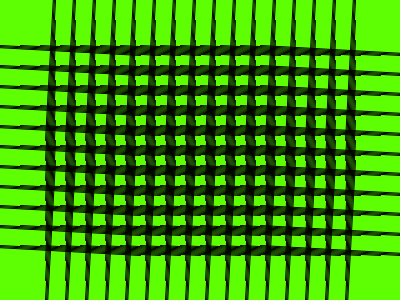
Frame 1 (no input)
Frame 60 (the mouse pressed at the canvas centre just before this capture): identical to frame 1, image omitted
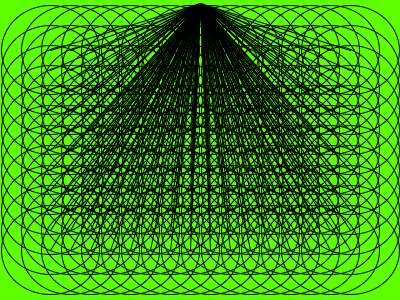
Frame 120 (the mouse held since frame 60 and released just before this capture)

The Processing sketch that drew these frames (run headless with seeded random() and noise(); from frame 60 on, the mouse is pressed at the canvas centre):

// Processing sketch: processing_57160
// ── processing_57160.pde

int option = 1;

void setup() {

size(400, 300);

smooth();

noFill();

}



void draw() {

background(94,255,3);



if (option == 1) {

// Option 1: Stitches

for (int x = 50; x <= width-50; x += 20) {

for (int y = 50; y <= height-50; y+=20) {

line(x-90, y-5, x+90, y+5);

line(x+5, y-90, x-5, y+90);



}

}

} 

else if (option == 2) {

// Option 2: Perspective

for (int x = 50; x <= width-50; x += 20) {

for (int y = 50; y <= height-50; y+=20) {

line(x, y, width/2, height/89);
ellipse(x,y,98,89);
}

}

} 

else if (option == 3) {

// Option 3: Overlapping circles

for (int x = 50; x <= width-50; x += 20) {

for (int y = 50; y <= height-50; y+=20) {

ellipse(x, y, 460, 460);

}

}

} 

else if (option == 4) {

// Option 4: Rotating arcs

int count = 120;

for (int x = 50; x <= width-50; x += 20) {

for (int y = 50; y <= height-50; y+=20) {

float s = map(count, 120, 0, 0, TWO_PI*2);

arc(x, y, 314, 314, s, s + PI);
arc(x, y, 89, 89, s, s + PI);
arc(x, y, 56,57,s,s + PI);
arc(y, x, 12, 34, s, s + PI);

count--;

}

}

} 

else if (option == 5) {

// Option 5: Groups of fiv
for (int x = 50; x < width-50; x += 20) {
for (int y = 50; y < height-50; y+=20) {
//rect(x-10, y-10, 22, 22);
for (int i = 0; i < 16; i+=4) {
line(x + i, y, x + i, y + 132);
}
line(x, y, x + 2, y + 432);
line(y, x, x + 4, y + 567);
line(y, x, x + 7, y - 87);
line(x, y, y +76, x + 97);
}
}
}
else if (option == 6) {
rect(160, 10 ,625, 625);
rect(160, 45, 768, 87);
rect(190, 76, 23, 90);
}
}



void mousePressed() {

option++;

if (option > 6) option = 1;

}
